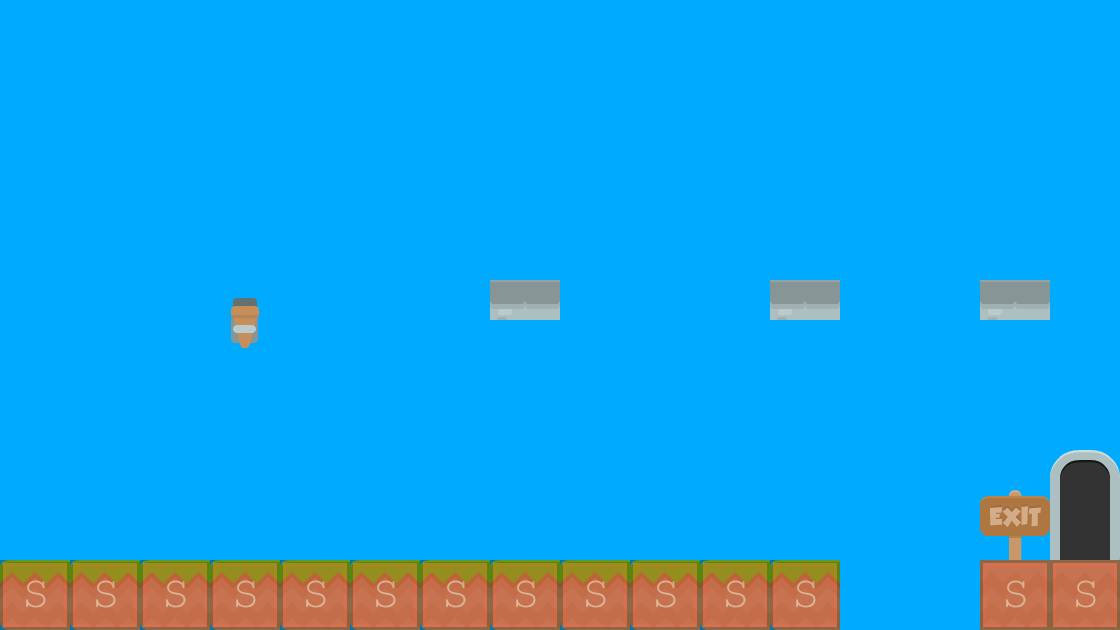

A level layout from a 2D game, rendered from its tile map. Below: a short description, then the map file with tile-grid data replaced by summaries:
An orthogonal 16x9 tile map with 70x70 px tiles, 2 tile layers (Tile Layer 1, collision), 2 tilesets and 3 objects (levelTrigger).

<map version="1.0" orientation="orthogonal" renderorder="right-down" width="16" height="9" tilewidth="70" tileheight="70" backgroundcolor="#00aaff">
 <tileset firstgid="1" name="background-tiles" tilewidth="70" tileheight="70">
  <image source="../../../Mario Files/data/img/background-tiles.png" width="910" height="910" />
 </tileset>
 <tileset firstgid="170" name="meta-tiles" tilewidth="70" tileheight="70">
  <image source="../../../Mario Files/data/img/meta-tiles.png" width="350" height="70" />
  <tile id="4">
   <properties>
    <property name="type" value="solid" />
   </properties>
  </tile>
 </tileset>
 <layer name="Tile Layer 1" width="16" height="9">
  <data>[144 cells, 25 non-empty, 9 distinct tile ids]</data>
 </layer>
 <layer name="collision" width="16" height="9" opacity="0.31">
  <properties>
   <property name="type" value="solid" />
  </properties>
  <data>[144 cells, 14 non-empty, 1 distinct tile ids]</data>
 </layer>
 <objectgroup name="trigger-entities">
  <object x="1106" y="512" height="2" />
  <object name="levelTrigger" x="1052" y="424" width="66" height="136">
   <properties>
    <property name="level" value="Josephlevel02" />
    <property name="xSpawn" value="0" />
    <property name="ySpawn" value="400" />
   </properties>
  </object>
  <object x="1326" y="750" />
 </objectgroup>
</map>
